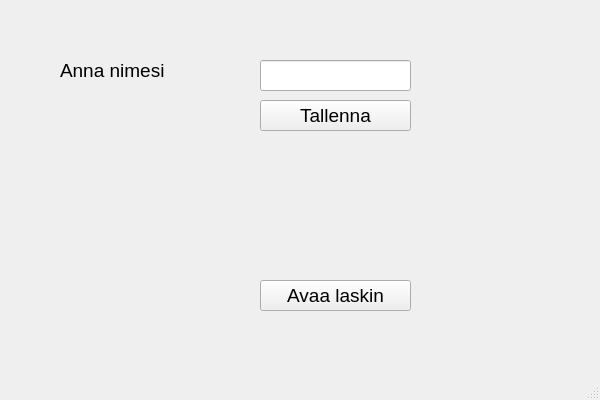
<?xml version="1.0" encoding="UTF-8"?>
<ui version="4.0">
 <class>MainWindow</class>
 <widget class="QMainWindow" name="MainWindow">
  <property name="geometry">
   <rect>
    <x>0</x>
    <y>0</y>
    <width>600</width>
    <height>400</height>
   </rect>
  </property>
  <property name="windowTitle">
   <string>MainWindow</string>
  </property>
  <widget class="QWidget" name="centralwidget">
   <widget class="QLabel" name="label">
    <property name="geometry">
     <rect>
      <x>60</x>
      <y>50</y>
      <width>131</width>
      <height>41</height>
     </rect>
    </property>
    <property name="font">
     <font>
      <pointsize>14</pointsize>
     </font>
    </property>
    <property name="text">
     <string>Anna nimesi</string>
    </property>
   </widget>
   <widget class="QLineEdit" name="textName">
    <property name="geometry">
     <rect>
      <x>260</x>
      <y>60</y>
      <width>151</width>
      <height>31</height>
     </rect>
    </property>
    <property name="font">
     <font>
      <pointsize>14</pointsize>
     </font>
    </property>
   </widget>
   <widget class="QLabel" name="labelResult">
    <property name="geometry">
     <rect>
      <x>50</x>
      <y>160</y>
      <width>501</width>
      <height>51</height>
     </rect>
    </property>
    <property name="font">
     <font>
      <pointsize>14</pointsize>
     </font>
    </property>
    <property name="text">
     <string/>
    </property>
   </widget>
   <widget class="QPushButton" name="btnSave">
    <property name="geometry">
     <rect>
      <x>260</x>
      <y>100</y>
      <width>151</width>
      <height>31</height>
     </rect>
    </property>
    <property name="font">
     <font>
      <pointsize>14</pointsize>
     </font>
    </property>
    <property name="text">
     <string>Tallenna</string>
    </property>
   </widget>
   <widget class="QPushButton" name="btnOpenCalculator">
    <property name="geometry">
     <rect>
      <x>260</x>
      <y>280</y>
      <width>151</width>
      <height>31</height>
     </rect>
    </property>
    <property name="font">
     <font>
      <pointsize>14</pointsize>
     </font>
    </property>
    <property name="text">
     <string>Avaa laskin</string>
    </property>
   </widget>
  </widget>
  <widget class="QMenuBar" name="menubar">
   <property name="geometry">
    <rect>
     <x>0</x>
     <y>0</y>
     <width>600</width>
     <height>17</height>
    </rect>
   </property>
  </widget>
  <widget class="QStatusBar" name="statusbar"/>
 </widget>
 <resources/>
 <connections/>
</ui>
